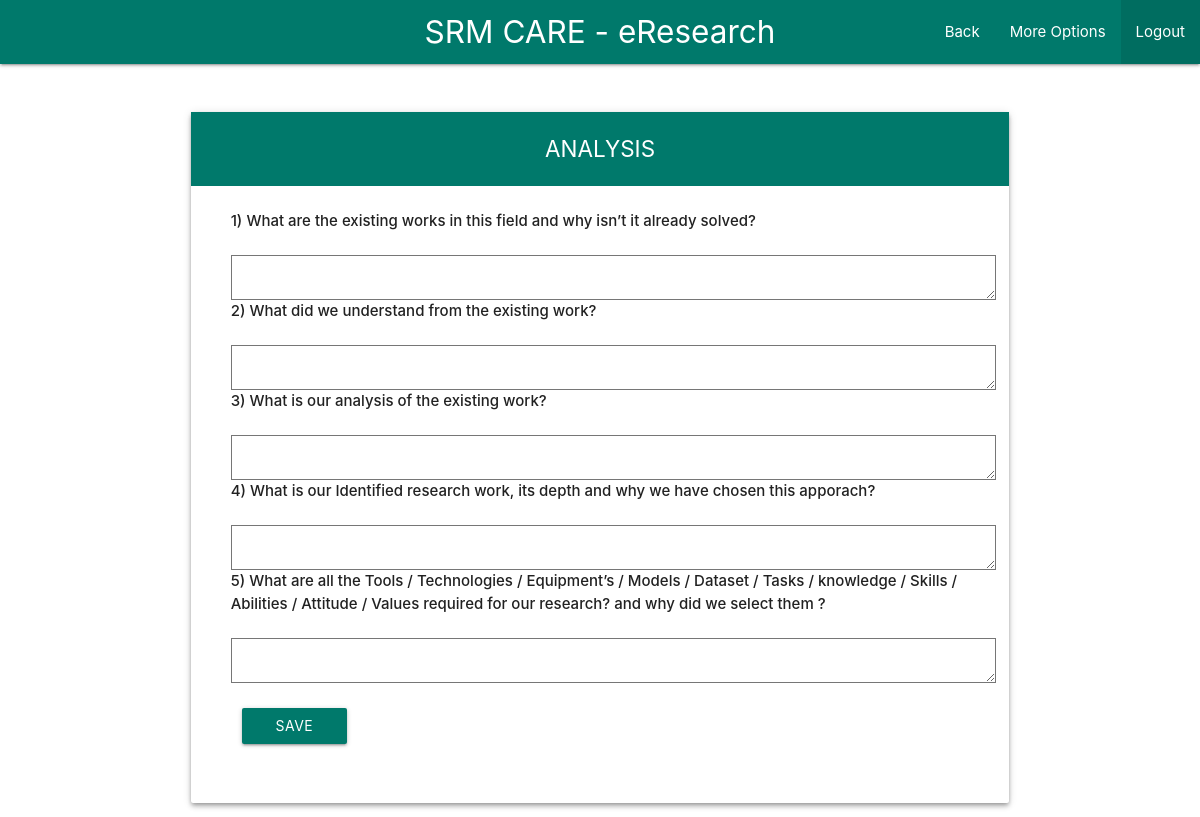
Screenshot of /login/user/write/analysis.php (signed in) with the database file from the repository.
### tables this page shows
CREATE TABLE `write` (
  `id` int(11) NOT NULL,
  `question` text NOT NULL,
  `topic` text NOT NULL
);

### includes/general.php (called while the page is built, shortened)
<?php
$nav_title="SRM CARE - eResearch";
$color="teal darken-2";
?>

### login/user/write/analysis.php (the view, shortened to what this page needs)
<?php
    include_once("../../../includes/config.php");
    include_once("../../../includes/general.php");
?>
<html>
    <head>
      <link type="text/css" rel="stylesheet" href="../../../css/materialize.min.css"  media="screen,projection"/>
      <link href="../../css/material-icons.css" rel="stylesheet">
    </head>
    <body>
 <nav>
    <div class="<?php echo $color; ?> nav-wrapper">
      <a href="#!" class="brand-logo hide-on-small-only center"><?php echo $nav_title; ?></a>
      <ul id="nav-mobile" class="right hide-on-med-and-down">
        <li><a href="index.php">Back</a></li>
        <li><a class="dropdown-trigger" data-target="dropdown1">More Options</a></li>
        <li class="active"><a href="../../../index.php">Logout</a></li>
      </ul>
    </div>
  </nav>
    <div class="container">
      <div class="row">
        <div class="col s12">
          <div class="card z-depth-2">
             <div id="l1" class="login center-align <?php echo $color; ?> white-text">ANALYSIS</div>
            <div class="card-content">
                <div class="row mindset" style="margin-left: 2%;">
                  <?php
                    $sql = "SELECT * FROM `write` WHERE `topic` = 'analysis'";
                    $counter = 1;
                    if($result = mysqli_query($conn, $sql)) {
                      while($row = mysqli_fetch_assoc($result)) {
                        echo "<p><strong>".$counter.")&nbsp;".$row['question']."</strong></p>";
                        echo "<br>";
                        $name = "editor".$counter;
                        $counter++;
                        echo "
                        <textarea class='ckeditor' name=$name id=$name rows='10' cols'80'>
                        </textarea>
                        <script>
                            CKEDITOR.replace( $name,{
                             } );
                        </script>
                        ";
                        echo "<br>";
                      }
                    }
                  ?>
                  <div class="col s4 m2">
                    <form method="post">
                      <a class="btnsize waves-effect waves-light btn <?php echo $color?>" onclick="myFunction()" id="submit">Save</a>
                    </form>
                  </div>
                </div>
            </div>
            </div>
          </div>
        </div>
      </div>
    </body>
  </html>

### login/user/write/analysis.php (style rules this page uses)
.container { position: relative; top: 5%; }
.login { padding: 20px; font-size: 1.5em; margin-bottom: 0px; }
.btnsize { min-width: 100% !important; margin-top: 25px; }

### rows the page displays
write: question "What are the existing works in this field and why isn’t it already solved?"
write: question "What did we understand from the existing work?"
write: question "What is our analysis of the existing work?"
write: question "What is our Identified research work, its depth and why we have chosen this apporach?"
write: question "What are all the Tools / Technologies / Equipment’s / Models / Dataset / Tasks / knowledge / Skills / Abilities / Attitude / Values required for our research? and why did we select them ?"

### other values shown
$nav_title "SRM CARE - eResearch"
